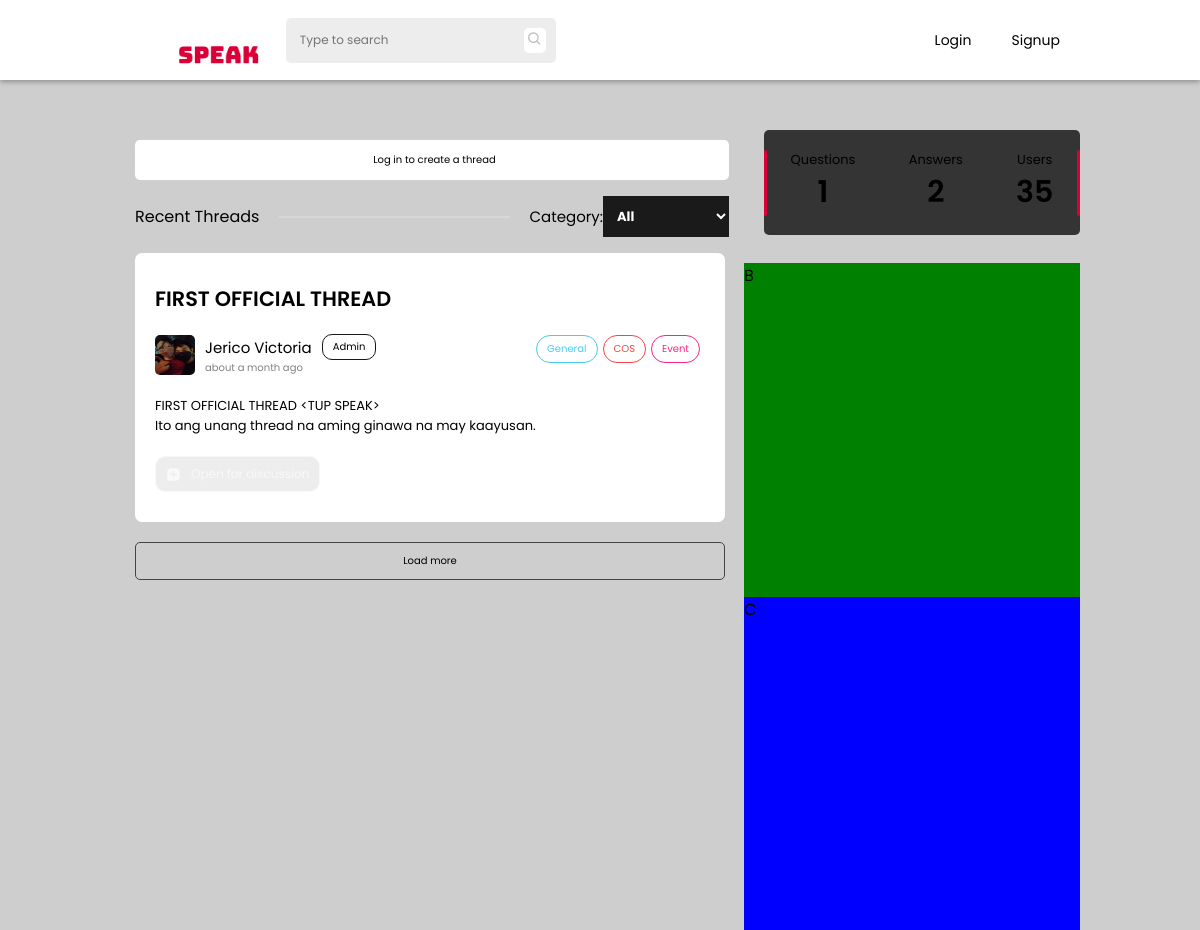
The app's page /home.php with its own data.
### tables this page shows
CREATE TABLE `threads` (
  `id` int(11) NOT NULL,
  `thread_id` varchar(255) NOT NULL,
  `author` varchar(255) NOT NULL,
  `title` varchar(255) NOT NULL,
  `body` longtext NOT NULL,
  `tags` varchar(255) NOT NULL,
  `status` int(1) NOT NULL DEFAULT 0,
  `thread_status` varchar(255) NOT NULL DEFAULT 'pending',
  `date_posted` date NOT NULL DEFAULT current_timestamp(),
  `time_posted` time NOT NULL DEFAULT current_timestamp()
);

CREATE TABLE `users` (
  `id` int(11) NOT NULL,
  `uid` varchar(255) NOT NULL,
  `firstname` varchar(255) NOT NULL,
  `lastname` varchar(255) NOT NULL,
  `email` varchar(255) NOT NULL,
  `password` varchar(255) NOT NULL,
  `avatar` varchar(255) NOT NULL DEFAULT 'assets/images/avatar/default.jpg',
  `cover` varchar(255) NOT NULL DEFAULT 'assets/images/avatar/default-cover.jpg',
  `birthdate` date NOT NULL,
  `privileged` tinyint(1) NOT NULL DEFAULT 0,
  `campus` varchar(100) NOT NULL DEFAULT 'Manila',
  `bio` text NOT NULL,
  `account_type` varchar(255) NOT NULL DEFAULT 'student',
  `restricted` tinyint(1) DEFAULT 0,
  `restricted_reason` varchar(255) DEFAULT NULL
);

### php-scripts/home-scripts.php (the view, shortened to what this page needs)
<?php
    include('db.php');
    function fetchThreads($limit, $category){
        global $conn;
        $sql = "SELECT * FROM threads WHERE thread_status NOT IN ('pending','declined') AND tags LIKE '%".$category."%' ORDER BY id DESC LIMIT $limit, 10";
        $thread = $conn->query($sql) or die ($conn->error);
        $row = $thread->fetch_assoc();
        if (!empty($row)){
            do{
            $user = mysqli_query($conn, "SELECT * FROM users WHERE uid='{$row["author"]}'");
            $data = mysqli_fetch_array($user);
            if ($data){
                $author_given_name = $data['firstname'];
                $author_family_name = $data['lastname'];
                $author_avatar = $data['avatar'];
                $author_type = $data['account_type'];
            }
            $thread_status = ($row['thread_status'] == "open") ? "Open for discussion" : "Thread Closed";
            $thread_icon = ($row['thread_status'] == "open") ? "bxs-message-square-add" : "bxs-message-square-x";
            $thread_class = ($row['thread_status'] == "open") ? "open" : "closed";
            ?>
                <div class="thread" data-thread="<?php echo $row['thread_id'] ?>">
                    <div class="thread-title"><?php echo $row['title']?></div>
                    <div class="thread-author">
                        <div class="thread-author-details">
                            <img class="thread-avatar" src="<?php echo $author_avatar ?>" alt="">
                            <div class="thread-details">
                                <div class="thread-user">
                                    <p class="thread-name" data-acct="<?php echo $row['author'] ?>"><?php echo $author_given_name . " " . $author_family_name ?></p>
                                    <p class="thread-user-type"><?php echo ucfirst($author_type) ?></p>
                                </div>
                                <p class="thread-published" data-date="<?php echo $row['thread_id'] ?>"></p>
                            </div>
                        </div>
                        <div class="tags-container">
                            <?php
                                $array = json_decode($row['tags']);
                                foreach($array as $key => $value){
                                    for($i = 0; $i < count($value); $i++){
                                        $class = $value[$i];
                                        switch ($value[$i]) {
                                            case 'cos':
                                                $out = "COS";
                                                break;
                                            default:
                                                $out = ucfirst($value[$i]);
                                                break;
                                        }
                                        echo '<span class="thread-tags '.$class.'">'.$out.'</span>';
                                    }
                                }
                            ?>
                        </div>
                    </div>
                    <div class="thread-content">
                        <p class="thread-content-text"><?php echo jsonToHtml($row['body']) ?></p>
                    </div>
                    <div class="thread-buttons">
                        <div class="thread-add-response <?php echo $thread_class ?>">
                            <i class='bx <?php echo $thread_icon ?>'></i>
                            <p><?php echo $thread_status ?></p>
                        </div>
                    </div>
                </div>
            <?php
            } while ($row = $thread->fetch_assoc());
        }
    }
    function jsonToHtml($jsonStr) {
        $obj = json_decode($jsonStr);
        $html = '';
        foreach ($obj->blocks as $block) {
            switch ($block->type) {
                case 'paragraph':
                    $html .= '<p>' . $block->data->text . '</p>';
                    break;
                case 'header':
                    $html .= '<p>' . $block->data->text . '</p>';
                    break;
                default:
                    break;
            }
        }
        return $html;
    }
?>

### styles/default.css (style rules this page uses)
* { padding: 0; margin: 0; transition: ease .3s; font-family: 'Poppins', sans-serif; color: black; }
:root { --primary: #da0037; --primary-dark: #ae002b; --secondary: #f16e8f; --student: #ACDF87; --gray: #444444; --gray-dark: #171717; --gray-light: #EDEDED; --gray-lighter: rgb(190, 190, 190); --card-bg: #ffffff; --card-secondary: rgb(172, 172, 172); --dark: #1A1A1B; --dark-secondary: #343434; --input-border: rgba(0,0,0,.3); --link-color: #2E88FE; --light: #fff; --light-color: #000; --dark-color: #fff; }
html,body { scroll-behavior: smooth; overflow-y: hidden; background: #cecece; }

### styles/home.css (style rules this page uses)
:root { --general: #4CC9F0; --event: #F72585; --registrar: #4895EF; --cos: #F94144; --coe: #F3722C; --cafa: #F8961E; --cie: #F9844A; --cit: #F9C74F; --library: #4361EE; --vandalism: #E57A44; --bullying: #988F2A; --missing-item: #FBF7F4; --lgbtq: #A799B7; --suspension: #E8D9A6; }
.thread { padding: 30px 20px; background-color: var(--light); border-radius: 7px; margin-bottom: 20px; margin-right: 10px; cursor: pointer; }
.thread-title { font-weight: 600; font-size: 1.3em; cursor: pointer; }
.thread-author { margin: 20px 0; display: flex; align-items: center ; justify-content: space-between ; width: -webkit-fill-available; width: -moz-available; }
.thread-avatar { width: 40px; height: 40px; border-radius: 5px; }
.thread-details { margin: 0 10px; }
.thread-name { font-size: 15px; }
.thread-published { font-size: 10px; color: gray; }
.thread-user { display: flex; align-items: center; }
.thread-tags { font-size: 10px; padding: 5px 10px; border: 1px solid white; border-radius: 20px; margin-right: 5px; }
.thread-user-type { font-size: 10px; padding: 4px 10px; margin: 0 10px; border-radius: 10px; border: 1px solid var(--gray-dark); }
.thread-content { overflow: hidden; text-overflow: ellipsis; display: -webkit-box; -webkit-line-clamp: 3; -webkit-box-orient: vertical; font-size: 13px; }
.thread-content-text { font-size: 14px; }
.thread-buttons { display: flex; align-items: center; margin-top: 20px; }
.thread-save, .thread-add-response { height: 20px; width: fit-content; padding: 7px 10px; border-radius: 10px; background-color: var(--gray-light); margin-right: 10px; color: gray; }
.thread-add-response { width: fit-content; display: flex; align-items: center; font-size: 12px; }
.thread-add-response i, .thread-save i { color: gray; font-size: 15px; }
.thread-add-response i { margin-right: 10px; }
.tags-container { border-radius: 5px; background-color: var(--light); }
.open i { color: rgba(255, 255, 255, 0.65)!important; }
.open { border: 1px solid rgba(255, 255, 255, 0.65)!important; }
.open p { color: rgba(255, 255, 255, 0.65)!important; }
.thread-author-details { display: flex; align-items: center; }
.general { color: var(--general); border: 1px solid var(--general); }
.event { color: var(--event); border: 1px solid var(--event); }
.cos { color: var(--cos); border: 1px solid var(--cos); }
.tags-container { height: 40px; display: flex; align-items: flex-start; }

### styles/navbar.css (style rules this page uses)
:root { --navbar-height: 80px; }

### records on screen
threads: title "FIRST OFFICIAL THREAD", users.avatar (picture), users.firstname "Jerico", users.lastname "Victoria", users.account_type "Admin", out "General", out "COS", out "Event", text "FIRST OFFICIAL THREAD <TUP SPEAK>", text "Ito ang unang thread na aming ginawa na may kaayusan."

### other values on screen
$questions "1"
$answers "2"
$users "35"
